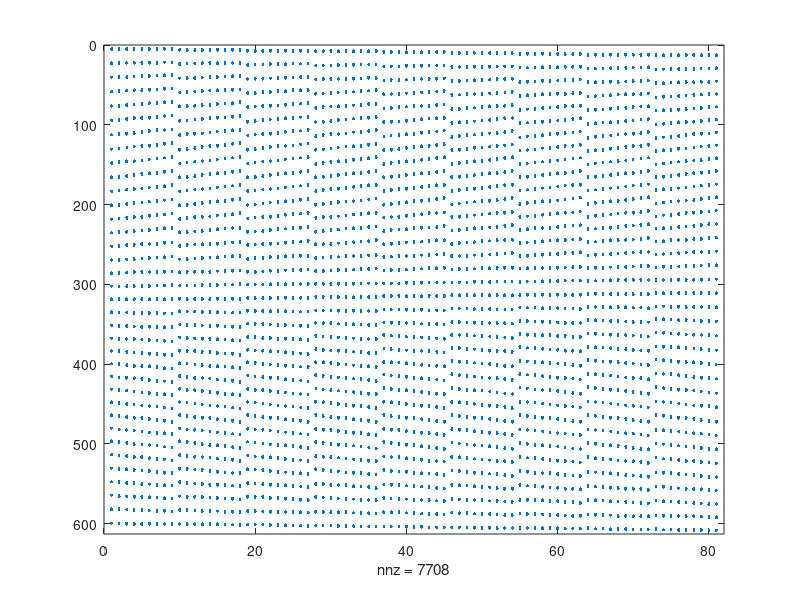

Write the MATLAB code that produced this figure.
%j = 3;
%n = 2^(2*j);
j = 9;
n = 81;

%Nang = 33;
Nang = 36;
angles = [0:(Nang-1)]*360/Nang;

%tmp = radon(zeros(2^j, 2^j), angles);
tmp = radon(zeros(j, j), angles);
k = length(tmp(:));
%disp(length(angles(:)));

A = sparse(k, n);
k
n
%disp(length(A))

for iii = 1:n
   %unitvec = zeros(2^j, 2^j);
   unitvec = zeros(j, j);
   unitvec(iii) = 1;
   
   tmp = radon(unitvec, angles);
   %length(tmp(:))
   A(:, iii) = sparse(tmp(:));
end

figure(1)
clf
spy(A)